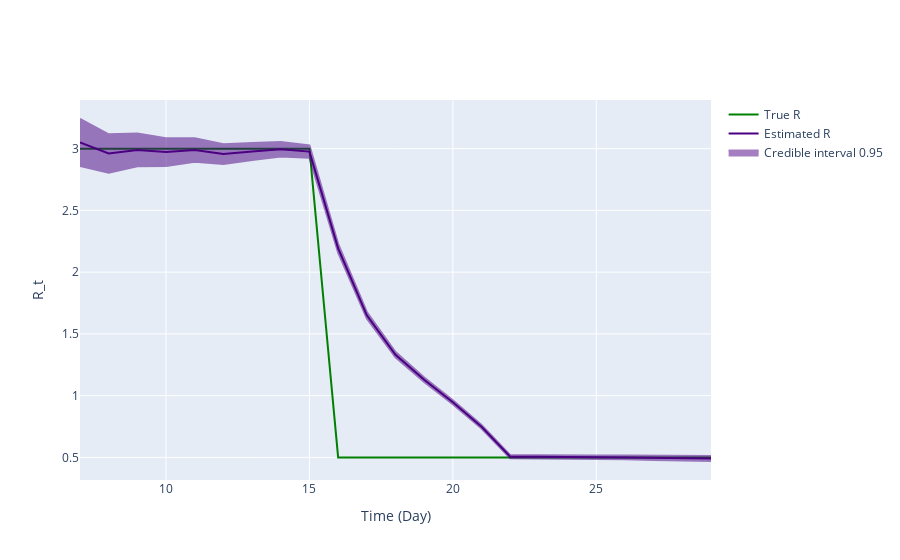

Source (notebook cell):
### Code cell
fig = ReproductionNumberPlot()

fig.add_ground_truth_rt(ground_truth)
fig.add_interval_rt(interval2)

fig.update_labels(time_label='Time (Day)', r_label='R_t')

fig.show_figure()

### Figure 1 — Plotly figure (JSON) as saved in the notebook; plotly's stock layout.template omitted (floating-point values rounded to 4 significant figures)
{"data": [{"line": {"color": "green"}, "mode": "lines", "name": "True R", "type": "scatter", "x": [7, 8, 9, 10, 11, 12, 13, 14, 15, 16, 17, 18, 19, 20, 21, 22, 23, 24, 25, 26, 27, 28, 29], "y": [3, 3, 3, 3, 3, 3, 3, 3, 3, 0.5, 0.5, 0.5, 0.5, 0.5, 0.5, 0.5, 0.5, 0.5, 0.5, 0.5, 0.5, 0.5, 0.5]}, {"line": {"color": "indigo"}, "mode": "lines", "name": "Estimated R", "type": "scatter", "x": [7, 8, 9, 10, 11, 12, 13, 14, 15, 16, 17, 18, 19, 20, 21, 22, 23, 24, 25, 26, 27, 28, 29], "y": [3.05, 2.96, 2.989, 2.972, 2.989, 2.956, 2.976, 2.996, 2.976, 2.193, 1.651, 1.331, 1.129, 0.9459, 0.7483, 0.5054, 0.5061, 0.5007, 0.5006, 0.4999, 0.496, 0.491, 0.4912]}, {"fill": "toself", "fillcolor": "indigo", "line": {"color": "indigo"}, "mode": "lines", "name": "Credible interval 0.95", "opacity": 0.5, "type": "scatter", "x": [7, 8, 9, 10, 11, 12, 13, 14, 15, 16, 17, 18, 19, 20, 21, 22, 23, 24, 25, 26, 27, 28, 29, 29, 28, 27, 26, 25, 24, 23, 22, 21, 20, 19, 18, 17, 16, 15, 14, 13, 12, 11, 10, 9, 8, 7], "y": [3.24, 3.116, 3.122, 3.085, 3.085, 3.037, 3.045, 3.054, 3.025, 2.229, 1.677, 1.353, 1.147, 0.9621, 0.7625, 0.5171, 0.5182, 0.5138, 0.5149, 0.5155, 0.5131, 0.5096, 0.5116, 0.4709, 0.4724, 0.4789, 0.4842, 0.4862, 0.4877, 0.4939, 0.4937, 0.7342, 0.9298, 1.11, 1.31, 1.624, 2.157, 2.926, 2.937, 2.908, 2.875, 2.893, 2.86, 2.857, 2.804, 2.859]}], "layout": {"hovermode": "x unified", "xaxis": {"title": {"text": "Time (Day)"}}, "yaxis": {"title": {"text": "R_t"}}}}
